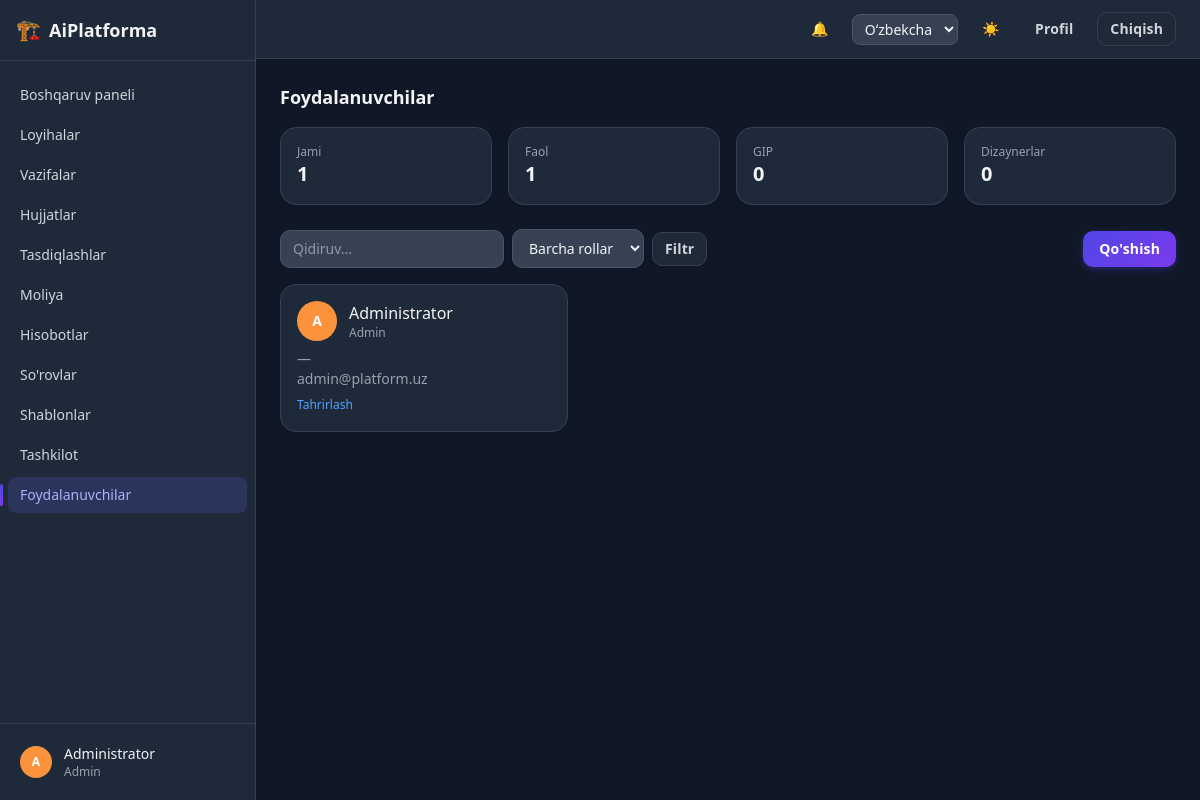
The app's page /accounts/users/ (signed in), older data.
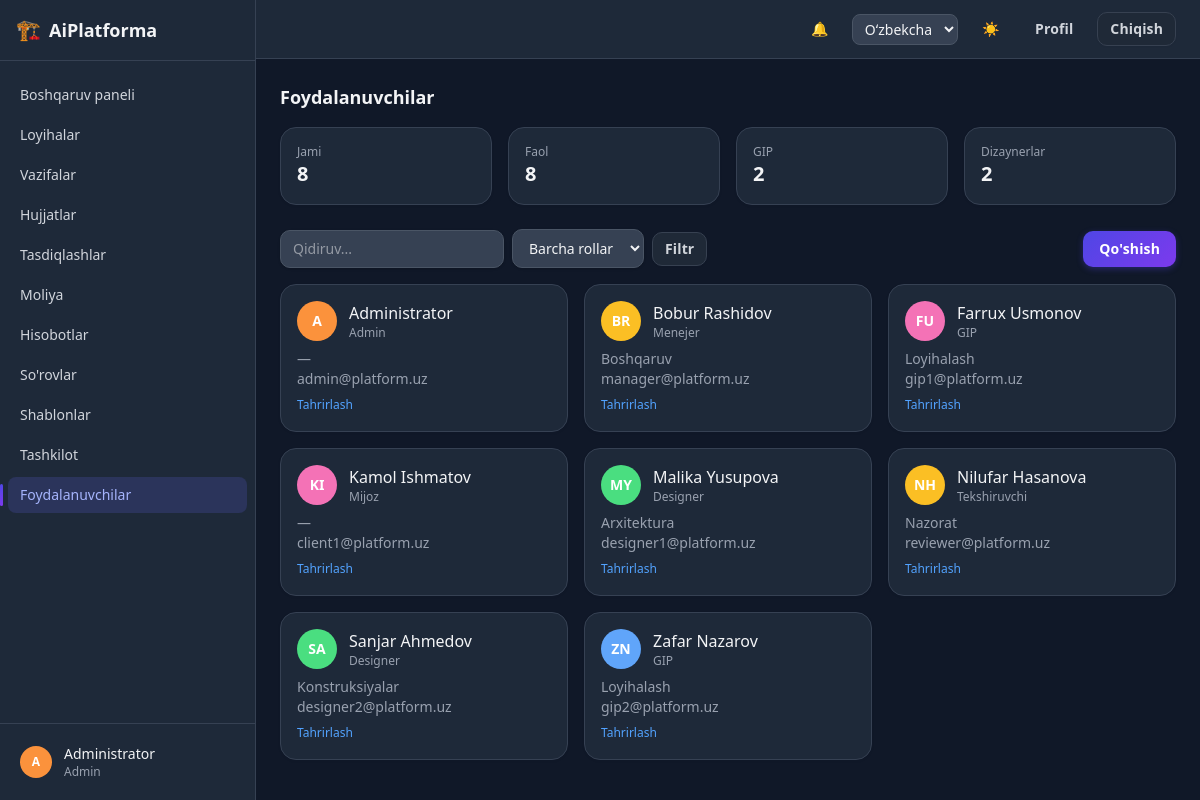
The same page, newer data.
### apps/accounts/models.py (models this page shows, shortened)
class User(AbstractBaseUser, PermissionsMixin):
    class Role(models.TextChoices):
        ADMIN = "admin", _("Admin")
        MANAGER = "manager", _("Manager")
        GIP = "gip", _("GIP")
        GIP_ASSISTANT = "gip_assistant", _("GIP assistant")
        DESIGNER = "designer", _("Designer")
        REVIEWER = "reviewer", _("Reviewer")
        CLIENT = "client", _("Client")
    id = models.UUIDField(primary_key=True, default=uuid.uuid4, editable=False)
    email = models.EmailField(unique=True)
    full_name = models.CharField(max_length=255)
    role = models.CharField(max_length=20, choices=Role.choices, default=Role.DESIGNER)
    department = models.CharField(max_length=255, blank=True, null=True)
    phone = models.CharField(max_length=50, blank=True, null=True)
    avatar = models.ImageField(upload_to="avatars/", blank=True, null=True)
    telegram_chat_id = models.CharField(max_length=64, blank=True, null=True)
    is_active = models.BooleanField(default=True)
    is_staff = models.BooleanField(default=False)
    is_verified = models.BooleanField(default=False)
    totp_secret = models.CharField(max_length=64, blank=True, null=True)
    two_factor_enabled = models.BooleanField(default=False)
    created_at = models.DateTimeField(auto_now_add=True)
    updated_at = models.DateTimeField(auto_now=True)
    objects = UserManager()
    USERNAME_FIELD = "email"
    REQUIRED_FIELDS = ["full_name"]
    class Meta:
        ordering = ["full_name"]
    def get_short_name(self):
        return self.full_name.split()[0] if self.full_name else self.email

### apps/accounts/views.py (the view)
# urls.py: path("users/", views.user_list, name="user_list"),
@login_required
def user_list(request):
    users = User.objects.all()
    role = request.GET.get("role")
    if role:
        users = users.filter(role=role)
    search = request.GET.get("search")
    if search:
        users = users.filter(full_name__icontains=search) | users.filter(email__icontains=search)
    return render(request, "accounts/user_list.html", {
        "users": users,
        "role": role or "",
        "search": search or "",
        "roles": User.Role.choices,
        "can_manage": request.user.is_superuser or request.user.role in MANAGE_ROLES,
        "stats": {
            "total": User.objects.count(),
            "active": User.objects.filter(is_active=True).count(),
            "gip": User.objects.filter(role=User.Role.GIP).count(),
            "designer": User.objects.filter(role=User.Role.DESIGNER).count(),
        },
    })

### apps/core/context_processors.py (called while the page is built)
def dark_mode(request):
    return {"dark_mode": getattr(request, "dark_mode", True)}

### apps/core/templatetags/core_extras.py (called while the page is built)
@register.filter
def initials(name):
    if not name:
        return "?"
    parts = str(name).split()
    letters = "".join(p[0] for p in parts[:2] if p)
    return letters.upper() or "?"

@register.filter
def avatar_color(name):
    if not name:
        return _AVATAR_PALETTE[0]
    total = sum(ord(ch) for ch in str(name))
    return _AVATAR_PALETTE[total % len(_AVATAR_PALETTE)]

### templates/accounts/user_list.html (shortened to what this page needs)
{% extends "base.html" %}
{% load i18n core_extras %}
{% block page_title %}{% trans "Users" %}{% endblock %}
{% block content %}
<div class="mb-6 grid grid-cols-2 gap-4 md:grid-cols-4">
  <div class="card p-4"><p class="text-xs text-gray-500 dark:text-gray-400">{% trans "Total" %}</p><p class="text-xl font-semibold">{{ stats.total }}</p></div>
  <div class="card p-4"><p class="text-xs text-gray-500 dark:text-gray-400">{% trans "Active" %}</p><p class="text-xl font-semibold">{{ stats.active }}</p></div>
  <div class="card p-4"><p class="text-xs text-gray-500 dark:text-gray-400">{% trans "GIP" %}</p><p class="text-xl font-semibold">{{ stats.gip }}</p></div>
  <div class="card p-4"><p class="text-xs text-gray-500 dark:text-gray-400">{% trans "Designers" %}</p><p class="text-xl font-semibold">{{ stats.designer }}</p></div>
</div>
<div class="mb-4 flex flex-wrap items-center justify-between gap-3">
  <form method="get" class="flex flex-wrap items-center gap-2">
    <input type="text" name="search" value="{{ search }}" placeholder="{% trans 'Search...' %}" class="field-input w-56">
    <select name="role" onchange="this.form.submit()" class="field-input w-auto">
      <option value="">{% trans "All roles" %}</option>
    </select>
    <button type="submit" class="btn btn-secondary btn-sm">{% trans "Filter" %}</button>
  </form>
  {% if can_manage %}<a href="{% url 'accounts:user_create' %}" class="btn btn-primary btn-md">{% trans "Add" %}</a>{% endif %}
</div>
<div class="grid grid-cols-1 gap-4 sm:grid-cols-2 lg:grid-cols-3">
  {% for u in users %}
    <div class="card p-4">
      <div class="mb-2 flex items-center gap-3">
        <span class="flex h-10 w-10 items-center justify-center rounded-full text-sm font-semibold text-white" style="background-color: {{ u.full_name|avatar_color }};">{{ u.full_name|initials }}</span>
        <div>
          <p class="font-medium">{{ u.full_name }}</p>
          <p class="text-xs text-gray-500 dark:text-gray-400">{{ u.get_role_display }} {% if not u.is_active %}· {% trans "inactive" %}{% endif %}</p>
        </div>
      </div>
      <p class="text-sm text-gray-500 dark:text-gray-400">{{ u.department|default:"—" }}</p>
      <p class="text-sm text-gray-500 dark:text-gray-400">{{ u.email }}</p>
      {% if can_manage %}
        <a href="{% url 'accounts:user_update' u.pk %}" class="mt-2 inline-block text-xs text-blue-600 hover:underline dark:text-blue-400">{% trans "Edit" %}</a>
      {% endif %}
    </div>
  {% empty %}
    <p class="col-span-full text-center text-sm text-gray-500 dark:text-gray-400">{% trans "No users found." %}</p>
  {% endfor %}
</div>
{% endblock %}

### templates/partials/sidebar.html (shortened to what the changed rows need)
{% load i18n core_extras %}
<aside class="hidden w-64 shrink-0 flex-col border-r border-gray-200 bg-white dark:border-gray-700 dark:bg-gray-800 md:flex">
  <div class="border-t border-gray-200 p-3 dark:border-gray-700">
    <a href="{% url 'accounts:profile' %}" class="flex items-center gap-3 rounded-lg px-2 py-2 hover:bg-gray-100 dark:hover:bg-gray-700">
      <span class="flex h-8 w-8 items-center justify-center rounded-full text-xs font-semibold text-white"
            style="background-color: {{ request.user.full_name|avatar_color }};">
        {{ request.user.full_name|initials }}
      </span>
      <span class="truncate text-sm">
        <span class="block font-medium">{{ request.user.get_short_name }}</span>
        <span class="block text-xs text-gray-500 dark:text-gray-400">{{ request.user.get_role_display }}</span>
      </span>
    </a>
  </div>
</aside>

Row changes from the older to the newer data that the page shows:
added User: full_name|initials "BR", full_name "Bobur Rashidov", role "Menejer", department "Boshqaruv", email "manager@platform.uz"
added User: full_name|initials "FU", full_name "Farrux Usmonov", role "GIP", department "Loyihalash", email "gip1@platform.uz"
added User: full_name|initials "KI", full_name "Kamol Ishmatov", role "Mijoz", department "—", email "client1@platform.uz"
added User: full_name|initials "MY", full_name "Malika Yusupova", role "Designer", department "Arxitektura", email "designer1@platform.uz"
added User: full_name|initials "NH", full_name "Nilufar Hasanova", role "Tekshiruvchi", department "Nazorat", email "reviewer@platform.uz"
added User: full_name|initials "SA", full_name "Sanjar Ahmedov", role "Designer", department "Konstruksiyalar", email "designer2@platform.uz"
added User: full_name|initials "ZN", full_name "Zafar Nazarov", role "GIP", department "Loyihalash", email "gip2@platform.uz"
Text that changed along with them:
{{ stats.total }}: "1" → "8"
{{ stats.active }}: "1" → "8"
{{ stats.gip }}: "0" → "2"
{{ stats.designer }}: "0" → "2"
